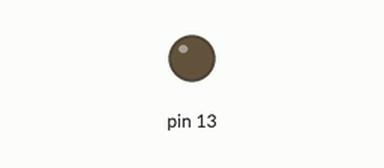
Simulated run of this sketch. Board: Arduino Uno, built with avr-gcc and run on an emulated ATmega328P. On the bench: output pins drawn as LEDs (lit = HIGH).

Above: at 1.4 s.
At 6.45 s:
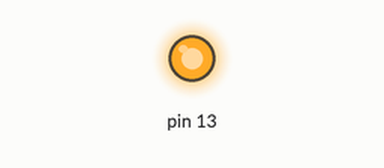
Timing chart, 0 to 6.8 s (numbered marks = the images above):
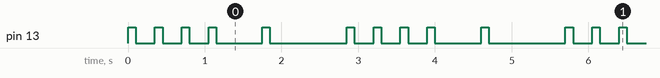

Measured:
- by itself, pin 13: repeats every 2.9 s: 3 × (LOW 0.25 s, HIGH 0.10 s), LOW 0.60 s, HIGH 0.10 s, LOW 1.0 s, HIGH 0.10 s
- by itself, everything shown: repeats every 2.9 s, in 10 steps

The sketch:

Homework_1.ino
```cpp
// Bryce Graves
// Homework 1: Blink like "Phrase"

void setup()
{
  pinMode( 13 , OUTPUT);
}

void loop()
{
  //Nin_ten_do
  for (int i = 0; i < 3; ++i) {
    digitalWrite( 13 , HIGH );
    delay( 100 );
    digitalWrite( 13 , LOW );
    delay( 250 );
  }
  //Switch
  digitalWrite( 13 , HIGH );
  delay( 100 );
  digitalWrite( 13 , LOW );
  delay( 600 );

  //Hype
  digitalWrite( 13 , HIGH );
  delay( 100 );
  digitalWrite( 13 , LOW );
  delay( 1000 );
}
```
